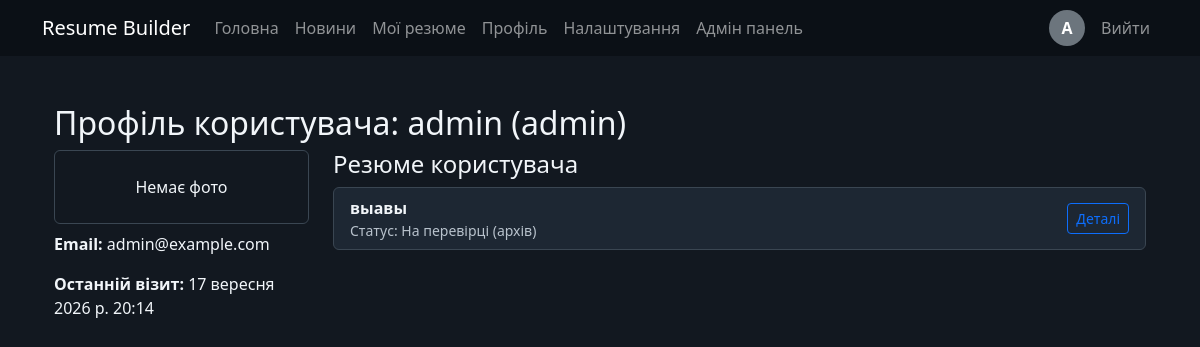
/custom-admin/profile/2/ (signed in), run on the app's committed database.
### builder/models.py (models this page shows, shortened)
class Profile(models.Model):
    GRADIENT_DIRECTIONS = [
        ('90deg', 'Зліва направо'),
        ('135deg', 'Діагональ'),
        ('180deg', 'Зверху вниз'),
        ('270deg', 'Справа наліво'),
    ]
    THEME_CHOICES = [
        ('light', 'Світла'),
        ('dark', 'Темна'),
        ('system', 'Системна'),
    ]
    user = models.OneToOneField(User, on_delete=models.CASCADE, related_name='profile')
    full_name = models.CharField(max_length=200)
    title = models.CharField(max_length=200, blank=True)
    email = models.EmailField(blank=True)
    phone = models.CharField(max_length=50, blank=True)
    location = models.CharField(max_length=200, blank=True)
    bio = models.TextField(blank=True)
    photo = models.ImageField(upload_to='profiles/', blank=True, null=True)
    last_seen = models.DateTimeField(null=True, blank=True)
    theme = models.CharField(max_length=10, choices=THEME_CHOICES, default='light')
    primary_color = models.CharField(max_length=7, default='#0d6efd')
    secondary_color = models.CharField(max_length=7, default='#6f42c1')
    accent_color = models.CharField(max_length=7, default='#dc3545')
    background_color = models.CharField(max_length=7, default='#f8f9fa')
    gradient_direction = models.CharField(max_length=30, choices=GRADIENT_DIRECTIONS, default='135deg')
    gradient_enabled = models.BooleanField(default=False)

class Resume(models.Model):
    STATUS_CHOICES = [
        ('pending', 'На перевірці'),
        ('approved', 'Прийнято'),
        ('rejected', 'Відхилено'),
    ]
    user = models.ForeignKey(User, on_delete=models.CASCADE, related_name='resumes')
    title = models.CharField(max_length=200)
    summary = models.TextField(blank=True)
    experience = models.TextField(blank=True)
    education = models.TextField(blank=True)
    skills = models.TextField(blank=True)
    custom_sections = models.JSONField(default=list, blank=True)
    template_name = models.CharField(max_length=50, blank=True, default='')
    status = models.CharField(max_length=20, choices=STATUS_CHOICES, default='pending')
    created_at = models.DateTimeField(default=timezone.now)
    updated_at = models.DateTimeField(auto_now=True)
    is_public = models.BooleanField(default=False)
    is_deleted = models.BooleanField(default=False)

### builder/views.py (the view)
# urls.py: path('custom-admin/profile/<int:pk>/', views.admin_profile_detail, name='admin_profile_detail'),
@user_passes_test(lambda user: user.is_staff)
def admin_profile_detail(request, pk):
    profile = get_object_or_404(Profile, pk=pk)
    resumes = Resume.objects.filter(user=profile.user).order_by('-updated_at')
    return render(request, 'admin_profile_detail.html', {'profile': profile, 'resumes': resumes})

### builder/context_processors.py (called while the page is built)
def user_profile(request):
    if request.user.is_authenticated:
        profile = Profile.objects.filter(user=request.user).first()
        return {'user_profile': profile}
    return {'user_profile': None}

### templates/admin_profile_detail.html (shortened to what this page needs)
{% extends 'base.html' %}
{% block content %}
<div class="container mt-4">
  <h2>Профіль користувача: {{ profile.full_name }} ({{ profile.user.username }})</h2>
  <div class="row">
    <div class="col-md-3">
      {% if profile.photo %}
        <img src="{{ profile.photo.url }}" class="img-fluid rounded" alt="Фото">
      {% else %}
        <div class="border rounded p-4 text-center">Немає фото</div>
      {% endif %}
      <p class="mt-2"><strong>Email:</strong> {{ profile.user.email }}</p>
      <p><strong>Останній візит:</strong> {{ profile.last_seen }}</p>
    </div>
    <div class="col-md-9">
      <h4>Резюме користувача</h4>
      {% if resumes %}
        <ul class="list-group">
        {% for r in resumes %}
          <li class="list-group-item d-flex justify-content-between align-items-center">
            <div>
              <strong>{{ r.title }}</strong>
              <div class="text-muted small">Статус: {{ r.get_status_display }} {% if r.is_deleted %}(архів){% endif %}</div>
            </div>
            <div>
              <a href="{% url 'admin_resume_detail' r.pk %}" class="btn btn-sm btn-outline-primary">Деталі</a>
            </div>
          </li>
        {% endfor %}
        </ul>
      {% else %}
        <p>Резюме відсутні.</p>
      {% endif %}
    </div>
  </div>
</div>
{% endblock %}

### templates/base.html (shortened to what this page needs)
<!DOCTYPE html>
<html lang="uk" data-theme="{% if user_profile %}{{ user_profile.theme }}{% else %}light{% endif %}">
<head>
    <link rel="stylesheet" href="https://cdn.jsdelivr.net/npm/bootstrap@5.3.3/dist/css/bootstrap.min.css">
    {% load static %}
    <link rel="stylesheet" href="{% static 'builder/responsive.css' %}">
</head>
<body class="{% if user_profile and user_profile.gradient_enabled %}gradient-enabled{% endif %}" style="--primary-color: {% if user_profile %}{{ user_profile.primary_color }}{% else %}#0d6efd{% endif %}; --secondary-color: {% if user_profile %}{{ user_profile.secondary_color }}{% else %}#6f42c1{% endif %}; --accent-color: {% if user_profile %}{{ user_profile.accent_color }}{% else %}#dc3545{% endif %}; --background-color: {% if user_profile and user_profile.theme == 'dark' %}#121820{% elif user_profile %}{{ user_profile.background_color }}{% else %}#f8f9fa{% endif %}; --gradient-direction: {% if user_profile %}{{ user_profile.gradient_direction }}{% else %}135deg{% endif %};">
<nav class="navbar navbar-expand-lg navbar-dark bg-dark">
    <div class="container">
        <a class="navbar-brand" href="{% url 'home' %}">Resume Builder</a>
        <div class="collapse navbar-collapse" id="main-navigation">
            <ul class="navbar-nav me-auto">
                <li class="nav-item"><a class="nav-link" href="{% url 'home' %}">Головна</a></li>
                <li class="nav-item"><a class="nav-link" href="{% url 'news_list' %}">Новини</a></li>
                {% if user.is_authenticated %}
                <li class="nav-item"><a class="nav-link" href="{% url 'resume_list' %}">Мої резюме</a></li>
                <li class="nav-item"><a class="nav-link" href="{% url 'profile_list' %}">Профіль</a></li>
                <li class="nav-item"><a class="nav-link" href="{% url 'settings' %}">Налаштування</a></li>
                {% if user.is_staff %}
                <li class="nav-item"><a class="nav-link" href="{% url 'custom_admin_dashboard' %}">Адмін панель</a></li>
                {% endif %}
                {% endif %}
            </ul>
            <ul class="navbar-nav align-items-center">
                {% if user.is_authenticated %}
                <li class="nav-item me-2">
                    <a class="nav-link p-0" href="{% url 'profile_list' %}">
                        {% if user_profile and user_profile.photo %}
                        <img src="{{ user_profile.photo.url }}" alt="avatar" class="rounded-circle" style="width:36px;height:36px;object-fit:cover;">
                        {% else %}
                        <div class="rounded-circle bg-secondary text-white d-flex align-items-center justify-content-center" style="width:36px;height:36px;font-weight:600;">{{ user.username|slice:":1"|upper }}</div>
                        {% endif %}
                    </a>
                </li>
                <li class="nav-item"><a class="nav-link" href="{% url 'logout' %}">Вийти</a></li>
                {% else %}
                <li class="nav-item"><a class="nav-link" href="{% url 'login' %}">Увійти</a></li>
                <li class="nav-item"><a class="nav-link" href="{% url 'register' %}">Реєстрація</a></li>
                {% endif %}
            </ul>
        </div>
    </div>
</nav>
<div class="container py-4">
    {% block content %}{% endblock %}
</div>
</body>
</html>

### builder/static/builder/responsive.css (style rules this page uses)
html { overflow-x: hidden; }
:root { --page-background: #f8f9fa; --surface-color: #ffffff; --text-color: #212529; --muted-color: #6c757d; --primary-color: #0d6efd; --secondary-color: #6f42c1; --accent-color: #dc3545; --background-color: #f8f9fa; --gradient-direction: 135deg; }
html[data-theme="dark"] { --page-background: #121820; --surface-color: #1d2733; --text-color: #f1f5f9; --muted-color: #b8c2cc; }
html[data-theme="dark"] .navbar.bg-dark { background-color: #0b1016 !important; }
html[data-theme="dark"] .border, html[data-theme="dark"] .list-group-item { border-color: #3a4652 !important; }
body { background-color: var(--background-color); color: var(--text-color); }
body:not(.gradient-enabled) { background-image: none; }
html[data-theme="dark"] body:not(.gradient-enabled) { background-color: #121820; }
.card, .list-group-item, .form-control, .form-select { background-color: var(--surface-color); color: var(--text-color); border-color: rgba(128, 128, 128, .35); }
.text-muted { color: var(--muted-color) !important; }
a { color: var(--primary-color); }
body { min-width: 320px; }
.navbar-brand { white-space: normal; }
.card, .list-group-item { overflow-wrap: anywhere; }
html[data-theme="dark"] body { --background-color: #121820; }

### data on the page
Profile: full_name "admin", user.username "admin", user.email "admin@example.com", last_seen "17 вересня 2026 р. 20:14"
Resume: title "выавы", status "На перевірці", is_deleted "(архів)"

### other printed values
{{ user.username|slice:":1"|upper }} "A"
